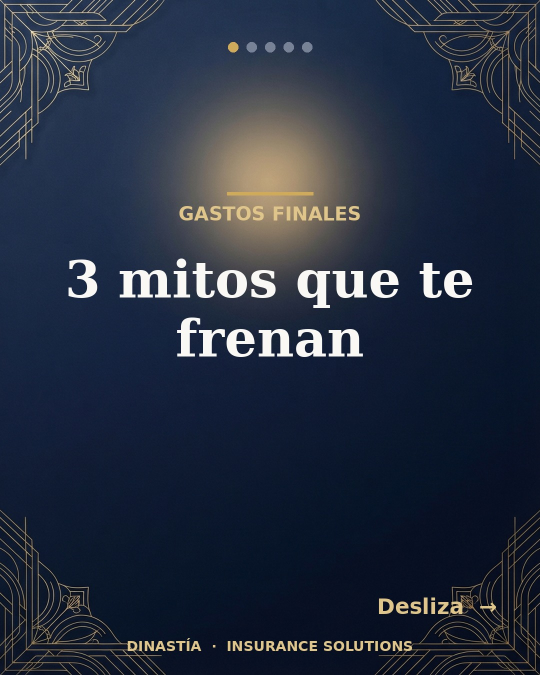
#> input picture deliverables/social/c1_mitos_1.jpg, 1080 x 1350 px, given in place of soc_navy_45_a.png, which was not available (shown at 1/2 size)
$ python social.py
#> lines starting #> are read from the running program, lines starting #| are printed output that depends on the picture; pictures that were not available may be replaced by others from this repository, and a replacement may not be noted
### overlay.py
#!/usr/bin/env python3
"""Compose crisp Spanish ad copy over the AI-generated brand backgrounds.

AI image models render text unreliably (wrong accents, garbled phone
numbers), so all headlines, CTAs and the phone number are drawn here with
real fonts. Reads backgrounds from output/ and writes finished JPEGs (never
PNG — TikTok rejects PNG) to output/final/.
"""

import textwrap
from pathlib import Path

from PIL import Image, ImageDraw, ImageFont

OUT = Path(__file__).with_name("output")
FINAL = OUT / "final"

# --- Brand system -----------------------------------------------------------
NAVY = (11, 31, 58)
GOLD = (206, 170, 90)
GOLD_SOFT = (223, 197, 138)
CREAM = (245, 239, 227)
WHITE = (250, 248, 244)

SERIF = "/usr/share/fonts/truetype/dejavu/DejaVuSerif-Bold.ttf"
SANS_B = "/usr/share/fonts/truetype/dejavu/DejaVuSans-Bold.ttf"
SANS = "/usr/share/fonts/truetype/dejavu/DejaVuSans.ttf"

PHONE = "(407) 375-1344"
WORDMARK = "DINASTÍA  ·  INSURANCE SOLUTIONS"


def font(path, size):
    return ImageFont.truetype(path, size)


def text_w(draw, s, f):
    b = draw.textbbox((0, 0), s, font=f)
    return b[2] - b[0]


def wrap(draw, s, f, max_w):
    words = s.split()
    lines, cur = [], ""
    for w in words:
        t = (cur + " " + w).strip()
        if text_w(draw, t, f) <= max_w or not cur:
            cur = t
        else:
            lines.append(cur)
            cur = w
    if cur:
        lines.append(cur)
    return lines


def draw_block(draw, lines, f, x, y, color, line_gap, align="left", box_w=None,
               shadow=True):
    for ln in lines:
        w = text_w(draw, ln, f)
        if align == "center":
            lx = x + (box_w - w) // 2
        elif align == "right":
            lx = x + box_w - w
        else:
            lx = x
        if shadow:
            draw.text((lx + 2, y + 2), ln, font=f, fill=(0, 0, 0, 160))
        draw.text((lx, y), ln, font=f, fill=color)
        asc, desc = f.getmetrics()
        y += asc + desc + line_gap
    return y


def bottom_scrim(img, frac=0.55, strength=210):
    """Darken the lower part of a photo so text stays readable."""
    w, h = img.size
    grad = Image.new("L", (1, h), 0)
    start = int(h * (1 - frac))
    for yy in range(start, h):
        t = (yy - start) / max(1, (h - start))
        grad.putpixel((0, yy), int(strength * (t ** 1.4)))
    grad = grad.resize((w, h))
    black = Image.new("RGB", (w, h), NAVY)
    return Image.composite(black, img, grad)


def fit_bg(name, size):
    src = Image.open(OUT / f"{name}.png").convert("RGB")
    tw, th = size
    sw, sh = src.size
    scale = max(tw / sw, th / sh)
    src = src.resize((int(sw * scale), int(sh * scale)), Image.LANCZOS)
    sw, sh = src.size
    left, top = (sw - tw) // 2, (sh - th) // 2
    return src.crop((left, top, left + tw, top + th))


def cta_pill(draw, cx, y, size, label=f"Llama hoy:  {PHONE}"):
    f = font(SANS_B, int(size[0] * 0.042))
    pad_x, pad_y = int(size[0] * 0.05), int(size[0] * 0.028)
    w = text_w(draw, label, f)
    pill_w, pill_h = w + pad_x * 2, (f.getmetrics()[0] + f.getmetrics()[1]) + pad_y * 2
    x0 = cx - pill_w // 2
    draw.rounded_rectangle([x0, y, x0 + pill_w, y + pill_h],
                           radius=pill_h // 2, fill=GOLD)
    draw.text((x0 + pad_x, y + pad_y), label, font=f, fill=NAVY)
    return y + pill_h


def wordmark(draw, size, y=None):
    f = font(SANS_B, int(size[0] * 0.026))
    w = text_w(draw, WORDMARK, f)
    if y is None:
        y = size[1] - int(size[1] * 0.055)
    draw.text(((size[0] - w) // 2, y), WORDMARK, font=f, fill=GOLD_SOFT)


def footer(img, draw, size):
    """Stamp the real logo if available, else the text wordmark."""
    try:
        import brandkit
        if brandkit.place_logo(img, size):
            return
    except Exception:
        pass
    wordmark(draw, size)


def accent_line(draw, cx, y, size, w_frac=0.16):
    w = int(size[0] * w_frac)
    draw.rectangle([cx - w // 2, y, cx + w // 2, y + max(3, int(size[0] * 0.006))],
                   fill=GOLD)


# --- Pieces -----------------------------------------------------------------

def piece_photo(bg, size, eyebrow, headline, sub, cta=True, out=None):
    """Photo bg, text anchored to the bottom over a scrim."""
    img = fit_bg(bg, size)
    img = bottom_scrim(img, frac=0.62, strength=225)
    d = ImageDraw.Draw(img)
    W, H = size
    m = int(W * 0.08)
    box_w = W - 2 * m
    hf = font(SERIF, int(W * 0.072))
    ef = font(SANS_B, int(W * 0.032))
    sf = font(SANS, int(W * 0.038))

    hlines = wrap(d, headline, hf, box_w)
    slines = wrap(d, sub, sf, box_w) if sub else []
    # measure total height to anchor from bottom
    def block_h(lines, f, gap):
        a, de = f.getmetrics()
        return len(lines) * (a + de + gap)
    total = block_h([eyebrow], ef, int(W*0.01)) + int(W*0.03) \
        + block_h(hlines, hf, int(W*0.012)) + (int(W*0.02) + block_h(slines, sf, int(W*0.01)) if slines else 0)
    if cta:
        total += int(W * 0.14)
    y = H - int(H * 0.10) - total

    y = draw_block(d, [eyebrow.upper()], ef, m, y, GOLD_SOFT, int(W*0.01))
    accent_line(d, m + int(box_w*0.0), y - int(W*0.005), size, 0.14) if False else None
    y += int(W * 0.015)
    y = draw_block(d, hlines, hf, m, y, WHITE, int(W*0.012))
    if slines:
        y += int(W * 0.015)
        y = draw_block(d, slines, sf, m, y, CREAM, int(W*0.01))
    if cta:
        y += int(W * 0.03)
        cta_pill(d, W // 2, y, size)
    footer(img, d, size)
    save(img, out)


def piece_card(bg, size, eyebrow, headline, sub=None, checklist=None,
               big=None, cta=True, out=None):
    """Navy card, centered stack that auto-scales to never overflow.

    The CTA pill and wordmark live in a reserved bottom band; the content
    stack is laid out above it and shrunk until it fits.
    """
    img = fit_bg(bg, size)
    d = ImageDraw.Draw(img)
    W, H = size
    m = int(W * 0.10)
    box_w = W - 2 * m
    top_start = int(H * 0.12)
    bottom_band = int(H * (0.20 if cta else 0.10))
    avail = (H - bottom_band) - top_start

    def build(scale):
        """Return a list of draw ops and the total stack height."""
        ops, y = [], 0
        ef = font(SANS_B, int(W * 0.034 * scale))
        hf = font(SERIF, int(W * 0.075 * scale))
        sf = font(SANS, int(W * 0.040 * scale))
        cf = font(SANS_B, int(W * 0.044 * scale))
        bf = font(SERIF, int(W * 0.20 * scale))

        def add(lines, f, color, gap, hang=0):
            nonlocal y
            for ln in lines:
                ops.append((ln, f, color, y, hang))
                a, de = f.getmetrics()
                y += a + de + gap

        add([eyebrow.upper()], ef, GOLD_SOFT, int(W * 0.02))
        ops.append(("__accent__", None, None, y, 0))
        y += int(W * 0.05)
        if big:
            add([big], bf, GOLD, int(W * 0.02))
        add(wrap(d, headline, hf, box_w), hf, WHITE, int(W * 0.012 * scale))
        if sub:
            y += int(W * 0.02)
            add(wrap(d, sub, sf, box_w), sf, CREAM, int(W * 0.012 * scale))
        if checklist:
            y += int(W * 0.03)
            hang = text_w(d, "✓  ", cf)
            for item in checklist:
                lines = wrap(d, f"✓  {item}", cf, box_w)
                for i, ln in enumerate(lines):
                    add([ln], cf, CREAM, int(W * 0.012 * scale),
                        hang=0 if i == 0 else hang)
                y += int(W * 0.018)
        return ops, y

    scale = 1.0
    for _ in range(8):
        ops, total = build(scale)
        if total <= avail:
            break
        scale *= 0.92

    y0 = top_start + max(0, (avail - total) // 2)
    for ln, f, color, dy, hang in ops:
        if ln == "__accent__":
            accent_line(d, W // 2, y0 + dy, size)
            continue
        w = text_w(d, ln, f)
        if hang > 0 or ln.startswith("✓"):
            lx = m + hang          # checklist: left-aligned block
        else:
            lx = m + (box_w - w) // 2   # everything else: centered
        d.text((lx, y0 + dy), ln, font=f, fill=color)
        if ln.startswith("✓"):
            d.text((lx, y0 + dy), "✓", font=f, fill=GOLD)

    if cta:
        cta_pill(d, W // 2, H - bottom_band + int(H * 0.03), size)
    footer(img, d, size)
    save(img, out)


# [85 lines left out: functions piece_brand, save, main, not called in this run]


# [2 lines that do not run on import are left out]

### brandkit.py
#!/usr/bin/env python3
"""Load the official Dinastía logo/icons and stamp them onto pieces.

Drop the real assets in brand/ (see brand/COMO_AGREGAR_LOGOS.md). The logo
often ships on a cream/white background; load_logo() removes that background
so it sits cleanly on navy or cream. If no file is present yet, callers fall
back to the text wordmark.
"""

from pathlib import Path

import numpy as np
from PIL import Image

BRAND = Path(__file__).with_name("brand")
_cache = {}


# [10 lines left out: function _remove_bg, not called in this run]


def load_logo(name="logo_principal"):
    for ext in (".png", ".jpg", ".jpeg", ".webp"):
        p = BRAND / f"{name}{ext}"
        if p.exists():
            key = str(p)
            if key in _cache:
                return _cache[key]
            im = Image.open(p).convert("RGBA")
            # transparentize only if it looks like it has an opaque light bg
            corners = np.array(im)[[0, -1], :, :3]
            if corners.min() > 200:
                im = _remove_bg(im)
            _cache[key] = im
            return im
    return None


def place_logo(img, size, y_center_frac=0.93, h_frac=0.085, name="logo_principal"):
    """Paste the logo centered horizontally at the given vertical position.
    Returns True if a logo was placed, False if none is available."""
    logo = load_logo(name)
    if logo is None:
        return False
    W, H = size
    th = int(H * h_frac)
    tw = max(1, int(logo.width * th / logo.height))
    r = logo.resize((tw, th), Image.LANCZOS)
    x = (W - tw) // 2
    y = int(H * y_center_frac) - th // 2
    base = img.convert("RGBA")
    base.alpha_composite(r, (x, y))
    img.paste(base.convert("RGB"), (0, 0))
    return True


def has_logo(name="logo_principal"):
    return load_logo(name) is not None


# [15 lines left out: function load_emblem, not called in this run]


def _lum_at(img, box):
    a=np.array(img.convert("RGB").crop(box))
    return a.mean()


# [25 lines left out: function place_lockup, not called in this run]

### social.py
#!/usr/bin/env python3
"""Render the month's Dinastía social pack: single posts + carousels.

Reuses the brand system from overlay.py. Single posts reuse piece_card /
piece_photo; carousels add progress dots, a "Desliza →" hint and a
myth/fact (mito/realidad) layout. Outputs JPEGs to output/social/.
"""

from pathlib import Path
from PIL import Image, ImageDraw

import overlay as ov

SOC = ov.OUT / "social"
GOLD, NAVY, WHITE, CREAM, GOLD_SOFT = ov.GOLD, ov.NAVY, ov.WHITE, ov.CREAM, ov.GOLD_SOFT


def save(img, name):
    SOC.mkdir(parents=True, exist_ok=True)
    img.convert("RGB").save(SOC / f"{name}.jpg", "JPEG", quality=92)
    print("saved", name)


# [32 lines left out: functions dots, swipe, wm, not called in this run]


# ---------- carousel slides (4:5) ----------
SZ = (1080, 1350)


# [69 lines left out: functions car_cover, car_mf, car_body, car_cta, not called in this run]


def main():
    # ---------------- SINGLE POSTS ----------------
    P45, P11 = (1080, 1350), (1080, 1080)
    # Week 1
    ov.piece_card.__wrapped__ if False else None
    _card("soc_navy_45_a", P45, "Gastos finales", "Un funeral cuesta hasta $12,000.",
          sub="¿Tu familia sabría de dónde sacarlo? Nosotros te ayudamos.", cta=True, out="s1_lun_costo")
    _photo("fondo_manos_45", P45, "Gastos finales", "El último regalo es la tranquilidad.",
           "Deja un legado, no una deuda.", out="s1_vie_legado")
    _card("soc_navy_11_a", P11, "Cuéntanos", "¿Ya tienes un plan para tus gastos finales?",
          sub="Responde 👇 y te orientamos sin compromiso.", cta=False, out="s1_dom_pregunta")
    # Week 2
    _card("soc_navy_45_b", P45, "Vida entera", "Protección de por vida, tarifa que no sube.",
          sub="Simple, digno y a tu alcance.", cta=True, out="s2_lun_vidaentera")
    _card("fondo_navy_11", P11, "Tu cobertura incluye", "Todo lo esencial, sin complicarte.",
          checklist=["Sin examen médico en planes elegibles", "Tarifa fija de por vida",
                     "Beneficio libre de impuestos", "Se resuelve en una llamada"], out="s2_vie_beneficios")
    _photo("fondo_familia_11", P11, "Atención en español", "Hablemos claro, sin letra chica.",
           "Te explicamos tus opciones sin compromiso.", out="s2_dom_espanol")
    # Week 3
    _card("soc_navy_45_a", P45, "IUL / ahorro", "Un seguro que también acumula ahorro.",
          sub="Protege a tu familia y construye tu retiro, a la vez.", cta=True, out="s3_lun_iul")
    _card("fondo_navy_11b", P11, "Piénsalo", "Tu dinero parado no crece.",
          sub="Con el plan correcto, trabaja para ti y para los tuyos.", cta=True, out="s3_vie_valor")
    _card("soc_navy_11_a", P11, "Tip", "Revisa tu cobertura una vez al año.",
          sub="¿Cuándo fue la última vez que revisaste la tuya?", cta=False, out="s3_dom_tip")
    # Week 4
    _photo("fondo_familia_45", P45, "Dinastía", "Proteger a los tuyos es amor.",
           "El acto de amor más grande empieza hoy.", out="s4_lun_familia")
    _card("soc_navy_11_a", P11, "En 3 pasos", "Proteger a tu familia es simple.",
          checklist=["1 · Llamas y nos cuentas tu caso", "2 · Elegimos el plan a tu medida",
                     "3 · Quedas protegido"], out="s4_vie_pasos")
    _brand("fondo_emblema_11", P11, "Consulta gratis y sin compromiso.", out="s4_dom_consulta")

    # ---------------- CAROUSELS (4:5) ----------------
    nb = ["soc_navy_45_a", "soc_navy_45_b"]
    # c1 mitos
    car_cover(nb[0], "Gastos finales", "3 mitos que te frenan", 5, "c1_mitos_1")
    car_mf(nb[1], 1, 5, "“Soy muy mayor para calificar.”", "Hay planes desde los 50 hasta los 85 años.", "c1_mitos_2")
    car_mf(nb[0], 2, 5, "“Mi salud no me deja.”", "Existen opciones sin examen médico.", "c1_mitos_3")
    car_mf(nb[1], 3, 5, "“Es muy caro.”", "Tarifa fija desde poco al mes, de por vida.", "c1_mitos_4")
    car_cta(nb[0], 4, 5, "Resuélvelo en una sola llamada.", "c1_mitos_5")
    # c2 termino vs vida
    car_cover(nb[1], "Seguro de vida", "¿Término o vida entera?", 5, "c2_vida_1")
    car_body(nb[0], 1, 5, "Término", "Cubre un periodo (10 a 30 años).", "Ideal para deudas o gastos temporales.", "c2_vida_2")
    car_body(nb[1], 2, 5, "Vida entera", "Cubre toda tu vida.", "Tarifa fija + valor en efectivo que se acumula.", "c2_vida_3")
    car_body(nb[0], 3, 5, "Para gastos finales", "La vida entera es la mejor base.", "Protección que no vence y legado para tu familia.", "c2_vida_4")
    car_cta(nb[1], 4, 5, "Te decimos cuál te conviene.", "c2_vida_5")
    # c3 iul
    car_cover(nb[0], "Ahorro + protección", "¿Qué es un IUL?", 5, "c3_iul_1")
    car_body(nb[1], 1, 5, "En simple", "Un seguro de vida que además puede ahorrar.", "Proteges a tu familia y acumulas valor.", "c3_iul_2")
    car_body(nb[0], 2, 5, "Cómo crece", "Ligado a un índice, con un piso protegido.", "Participas de la subida sin exponerte a toda la caída.*", "c3_iul_3")
    car_body(nb[1], 3, 5, "Para quién", "Si buscas protección + ahorro a largo plazo.", "Un plan pensado para tu futuro y el de los tuyos.", "c3_iul_4")
    car_cta(nb[0], 4, 5, "Pregunta cómo funciona, gratis.", "c3_iul_5")
    # c4 por que dinastia
    car_cover(nb[1], "Sobre nosotros", "4 razones para elegir Dinastía", 5, "c4_porque_1")
    car_body(nb[0], 1, 5, "Razón 1", "Atención 100% en español.", "Clara, honesta y sin letra chica.", "c4_porque_2")
    car_body(nb[1], 2, 5, "Razón 2", "Planes a tu medida.", "Gastos finales, vida entera y ahorro.", "c4_porque_3")
    car_body(nb[0], 3, 5, "Razón 3", "Te acompañamos en cada paso.", "Sin presión y sin compromiso.", "c4_porque_4")
    car_cta(nb[1], 4, 5, "Hablemos hoy.", "c4_porque_5")

    print("\nDONE ->", SOC)


def _card(bg, size, *a, **k):
    # thin adapter so single posts share overlay.py's auto-scaling card
    out = k.pop("out")
    _orig_save = ov.save
    ov.save = lambda img, name: save(img, out)
    try:
        ov.piece_card(bg, size, *a, out=out, **k)
#> in fit_bg, src is the input picture: PIL image 1080x1350 RGB; mean R, G, B 37.5, 46.3, 63.2
#> the loop in piece_card, `for ln, f, color, dy, hang in ops:` made 6 passes
#> lx on passes 1, 3, 4, 5, 6: 367, 134, 205, 149, 291
    finally:
        ov.save = _orig_save


def _photo(bg, size, eyebrow, headline, sub, out):
    _orig = ov.save
    ov.save = lambda img, name: save(img, out)
    try:
        ov.piece_photo(bg, size, eyebrow, headline, sub, cta=False, out=out)
    finally:
        ov.save = _orig


# [7 lines left out: function _brand, not called in this run]


if __name__ == "__main__":
    main()
#> call 2 of fit_bg, with name = 'fondo_manos_45', size = (1080, 1350)
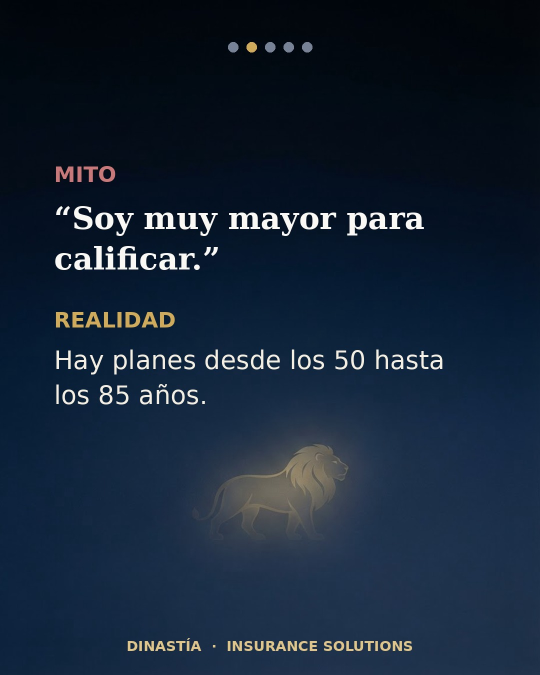
#> input picture deliverables/social/c1_mitos_2.jpg, 1080 x 1350 px, given in place of fondo_manos_45.png, which was not available (shown at 1/2 size)
#> in fit_bg, src is the input picture: PIL image 1080x1350 RGB; mean R, G, B 21.9, 36.3, 54
#> in bottom_scrim, `grad = grad.resize((w, h))`:
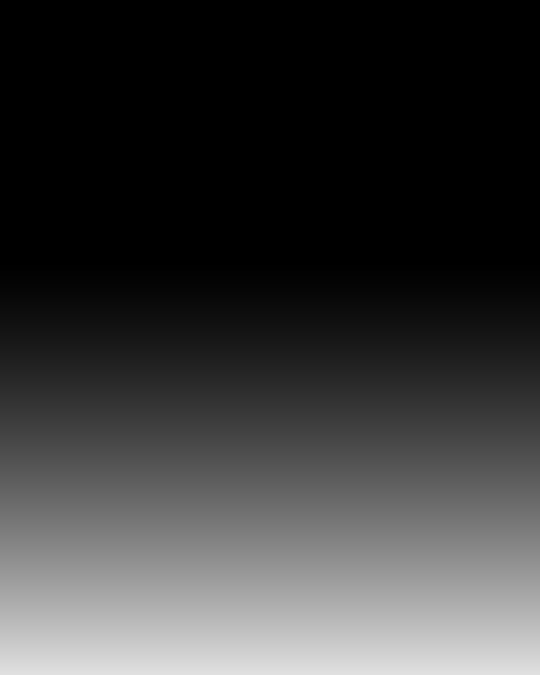
#> grad: PIL image 1080x1350 L (shown at 1/2 size); min 0, max 224, mean 57.7
#> in bottom_scrim, `black = Image.new("RGB", (w, h), NAVY)`:
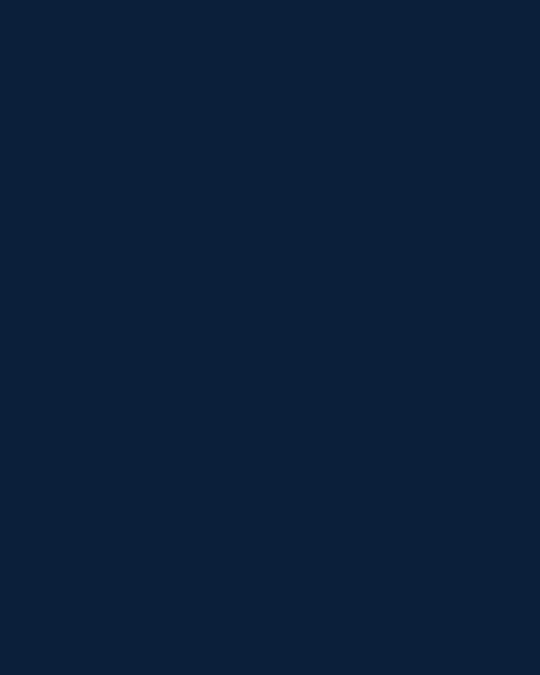
#> black: PIL image 1080x1350 RGB (shown at 1/2 size); mean R, G, B 11, 31, 58
#> in bottom_scrim, `return Image.composite(black, img, grad)`:
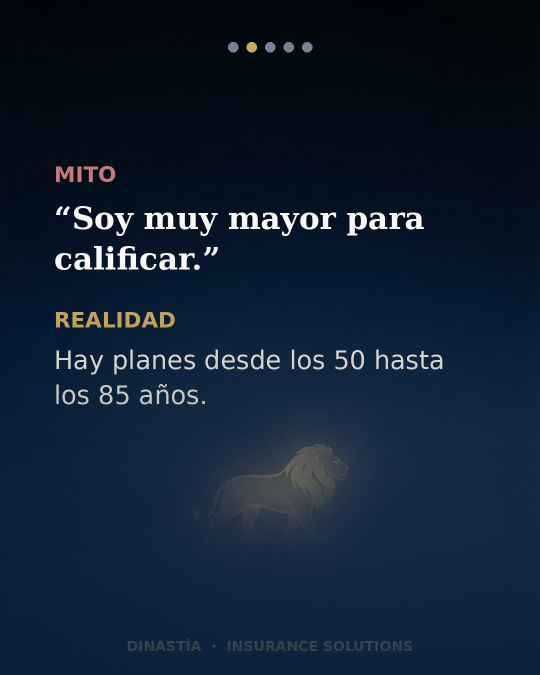
#> returned value: PIL image 1080x1350 RGB (shown at 1/2 size); mean R, G, B 17.2, 32, 50.7
#> in piece_photo, `hlines = wrap(d, headline, hf, box_w)`: hlines = ['El último regalo es', 'la tranquilidad.']
#> in piece_photo, `slines = wrap(d, sub, sf, box_w) if sub else []`: slines = ['Deja un legado, no una deuda.']
#> in piece_photo, `total = block_h([eyebrow], ef, int(W*0.01)) + int(W*0.03) \ + block_h(..`: total = 371
#> in piece_photo, `y = H - int(H * 0.10) - total`: y = 844
#> the loop in draw_block, `for ln in lines:` made 1 pass
#> y on pass 1: 895
#> after the loop in draw_block, `for ln in lines:`: y = 895
#> in piece_photo, `y += int(W * 0.015)`: y = 911
#> the loop in draw_block (call 2), `for ln in lines:` made 2 passes
#> (ln, b in text_w, w, lx, asc, desc, y) on passes 1 to 2: ('El último regalo es', (0, 11, 817, 90), 817, 86, 73, 19, 1015), ('la tranquilidad.', (0, 14, 670, 89), 670, 86, 73, 19, 1119)
#> in piece_photo, `y = draw_block(d, hlines, hf, m, y, WHITE, int(W*0.012))`: y = 1119
#> in piece_photo, `y += int(W * 0.015)`: y = 1135
#> in piece_photo, `y = draw_block(d, slines, sf, m, y, CREAM, int(W*0.01))`: y = 1194
#> in piece_photo, `footer(img, d, size)`:
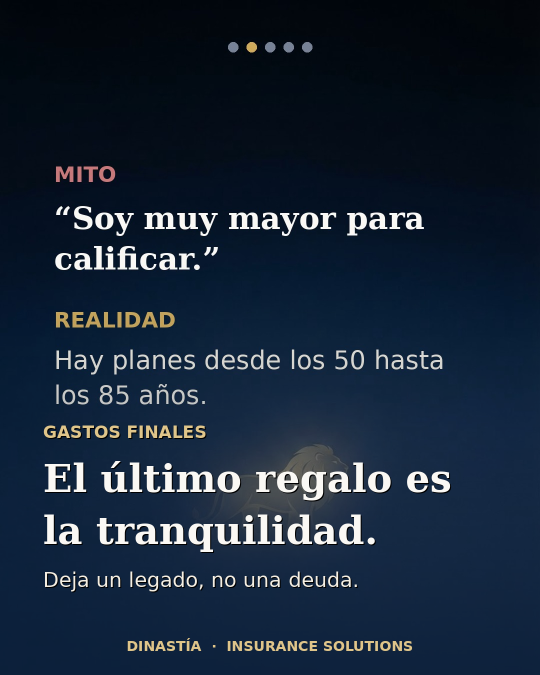
#> img: PIL image 1080x1350 RGB (shown at 1/2 size); mean R, G, B 23.9, 37.8, 55.2
#> call 2 of piece_card, with bg = 'soc_navy_11_a', size = (1080, 1080), eyebrow = 'Cuéntanos', cta = False, out = 's1_dom_pregunta'
#> call 3 of fit_bg, with name = 'soc_navy_11_a', size = (1080, 1080)
#> in fit_bg (call 3), `return src.crop((left, top, left + tw, top + th))`:
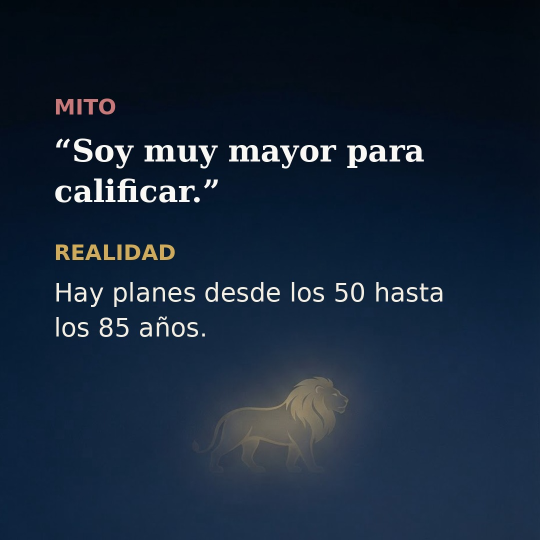
#> returned value: PIL image 1080x1080 RGB (shown at 1/2 size); mean R, G, B 22.9, 37.9, 56.4
#> the loop in piece_card (call 2), `for ln, f, color, dy, hang in ops:` made 7 passes
#> lx on passes 1, 3, 4, 5, 6, 7: 416, 126, 193, 367, 200, 401
#> in piece_card (call 2), `footer(img, d, size)`:
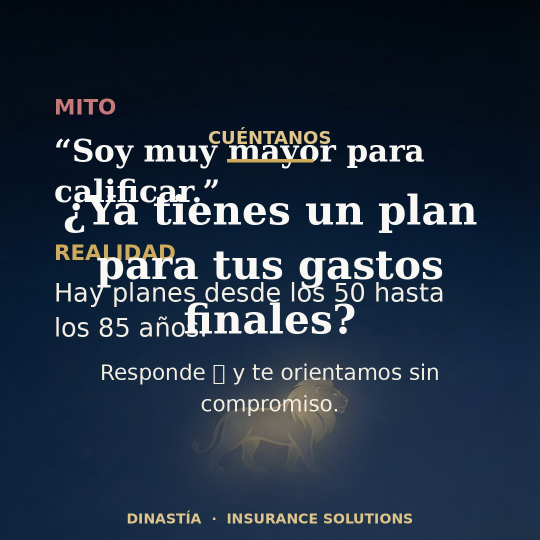
#> img: PIL image 1080x1080 RGB (shown at 1/2 size); mean R, G, B 34.2, 47.9, 64.6
#> (the run stopped early here; a loop or call above may not have finished)
